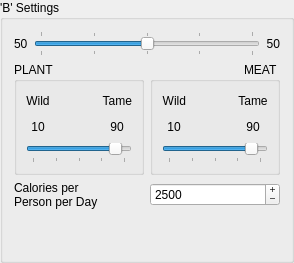
         <widget class="QGroupBox" name="diet_comp_box_6">
          <property name="sizePolicy">
           <sizepolicy hsizetype="Expanding" vsizetype="Fixed">
            <horstretch>0</horstretch>
            <verstretch>0</verstretch>
           </sizepolicy>
          </property>
          <property name="title">
           <string>'B' Settings</string>
          </property>
          <layout class="QGridLayout">
           <item row="2" column="0" colspan="2">
            <layout class="QHBoxLayout">
             <item>
              <widget class="QLabel" name="label6_6">
               <property name="toolTip">
                <string>&lt;html&gt;&lt;head&gt;&lt;meta name=&quot;qrichtext&quot; content=&quot;1&quot; /&gt;&lt;style type=&quot;text/css&quot;&gt;
p, li { white-space: pre-wrap; }
&lt;/style&gt;&lt;/head&gt;&lt;body style=&quot; font-family:'Sans Serif'; font-size:9pt; font-weight:400; font-style:normal; text-decoration:none;&quot;&gt;
&lt;p style=&quot; margin-top:0px; margin-bottom:0px; margin-left:0px; margin-right:0px; -qt-block-indent:0; text-indent:0px;&quot;&gt;Average requirements for each individual&lt;/p&gt;&lt;/body&gt;&lt;/html&gt;</string>
               </property>
               <property name="whatsThis">
                <string>&lt;html&gt;&lt;head&gt;&lt;meta name=&quot;qrichtext&quot; content=&quot;1&quot; /&gt;&lt;style type=&quot;text/css&quot;&gt;
p, li { white-space: pre-wrap; }
&lt;/style&gt;&lt;/head&gt;&lt;body style=&quot; font-family:'Sans Serif'; font-size:9pt; font-weight:400; font-style:normal; text-decoration:none;&quot;&gt;
&lt;p style=&quot; margin-top:0px; margin-bottom:0px; margin-left:0px; margin-right:0px; -qt-block-indent:0; text-indent:0px;&quot;&gt;This figure is an average only.  In the future, I hope to be able to implement a feature whereby the human population is modelled, and account for different requirements of men, adult women, pregnant women, lactating women, and children.&lt;/p&gt;&lt;/body&gt;&lt;/html&gt;</string>
               </property>
               <property name="text">
                <string>Calories per
Person per Day</string>
               </property>
               <property name="wordWrap">
                <bool>false</bool>
               </property>
              </widget>
             </item>
             <item>
              <widget class="QSpinBox" name="spinBoxDailyCalories_6">
               <property name="toolTip">
                <string>&lt;html&gt;&lt;head&gt;&lt;meta name=&quot;qrichtext&quot; content=&quot;1&quot; /&gt;&lt;style type=&quot;text/css&quot;&gt;
p, li { white-space: pre-wrap; }
&lt;/style&gt;&lt;/head&gt;&lt;body style=&quot; font-family:'Sans Serif'; font-size:9pt; font-weight:400; font-style:normal; text-decoration:none;&quot;&gt;
&lt;p style=&quot; margin-top:0px; margin-bottom:0px; margin-left:0px; margin-right:0px; -qt-block-indent:0; text-indent:0px;&quot;&gt;Set the average number of calories per day required per person&lt;/p&gt;&lt;/body&gt;&lt;/html&gt;</string>
               </property>
               <property name="whatsThis">
                <string>&lt;html&gt;&lt;head&gt;&lt;meta name=&quot;qrichtext&quot; content=&quot;1&quot; /&gt;&lt;style type=&quot;text/css&quot;&gt;
p, li { white-space: pre-wrap; }
&lt;/style&gt;&lt;/head&gt;&lt;body style=&quot; font-family:'Sans Serif'; font-size:9pt; font-weight:400; font-style:normal; text-decoration:none;&quot;&gt;
&lt;p style=&quot; margin-top:0px; margin-bottom:0px; margin-left:0px; margin-right:0px; -qt-block-indent:0; text-indent:0px;&quot;&gt;In future versions of Landuse Analyst, the demographics of the human population will be modelled, but currently the user has to supply one figure for an average number of calories required by a single person on a daily basis.&lt;/p&gt;&lt;/body&gt;&lt;/html&gt;</string>
               </property>
               <property name="buttonSymbols">
                <enum>QAbstractSpinBox::PlusMinus</enum>
               </property>
               <property name="minimum">
                <number>1</number>
               </property>
               <property name="maximum">
                <number>5000</number>
               </property>
               <property name="singleStep">
                <number>1</number>
               </property>
               <property name="value">
                <number>2500</number>
               </property>
              </widget>
             </item>
            </layout>
           </item>
           <item row="1" column="0">
            <widget class="QGroupBox" name="groupplantpercent_6">
             <property name="title">
              <string>PLANT</string>
             </property>
             <layout class="QGridLayout">
              <item row="1" column="1">
               <spacer>
                <property name="orientation">
                 <enum>Qt::Horizontal</enum>
                </property>
                <property name="sizeHint" stdset="0">
                 <size>
                  <width>40</width>
                  <height>20</height>
                 </size>
                </property>
               </spacer>
              </item>
              <item row="1" column="2">
               <widget class="QLabel" name="labelCropTamePercent_6">
                <property name="toolTip">
                 <string>&lt;html&gt;&lt;head&gt;&lt;meta name=&quot;qrichtext&quot; content=&quot;1&quot; /&gt;&lt;style type=&quot;text/css&quot;&gt;
p, li { white-space: pre-wrap; }
&lt;/style&gt;&lt;/head&gt;&lt;body style=&quot; font-family:'Sans Serif'; font-size:9pt; font-weight:400; font-style:normal; text-decoration:none;&quot;&gt;
&lt;p style=&quot; margin-top:0px; margin-bottom:0px; margin-left:0px; margin-right:0px; -qt-block-indent:0; text-indent:0px;&quot;&gt;The percentage of calories of the population's &lt;span style=&quot; font-style:italic; text-decoration: underline;&quot;&gt;plant&lt;/span&gt; portion of the diet that is supplied by domesticated plants (crops).&lt;/p&gt;&lt;/body&gt;&lt;/html&gt;</string>
                </property>
                <property name="text">
                 <string>90</string>
                </property>
                <property name="alignment">
                 <set>Qt::AlignCenter</set>
                </property>
               </widget>
              </item>
              <item row="2" column="0" colspan="3">
               <widget class="QSlider" name="sliderCrop_6">
                <property name="toolTip">
                 <string>&lt;html&gt;&lt;head&gt;&lt;meta name=&quot;qrichtext&quot; content=&quot;1&quot; /&gt;&lt;style type=&quot;text/css&quot;&gt;
p, li { white-space: pre-wrap; }
&lt;/style&gt;&lt;/head&gt;&lt;body style=&quot; font-family:'Sans Serif'; font-size:9pt; font-weight:400; font-style:normal; text-decoration:none;&quot;&gt;
&lt;p style=&quot; margin-top:0px; margin-bottom:0px; margin-left:0px; margin-right:0px; -qt-block-indent:0; text-indent:0px;&quot;&gt;Adjust this slider to set the ratio of Wild:Tame plants in the plant portion of the diet (calories)&lt;/p&gt;&lt;/body&gt;&lt;/html&gt;</string>
                </property>
                <property name="whatsThis">
                 <string>&lt;html&gt;&lt;head&gt;&lt;meta name=&quot;qrichtext&quot; content=&quot;1&quot; /&gt;&lt;style type=&quot;text/css&quot;&gt;
p, li { white-space: pre-wrap; }
&lt;/style&gt;&lt;/head&gt;&lt;body style=&quot; font-family:'Sans Serif'; font-size:9pt; font-weight:400; font-style:normal; text-decoration:none;&quot;&gt;
&lt;p style=&quot; margin-top:0px; margin-bottom:0px; margin-left:0px; margin-right:0px; -qt-block-indent:0; text-indent:0px;&quot;&gt;The Wild to Tame Ratio is the distinction you must make when defining the settlements plant or meat portion of the diet. This setting relies on the assumption that all of their food comes from either wild sources or tame sources. To adjust, simply move the slider left or right, or spin your mouse wheel. &lt;span style=&quot; font-weight:600;&quot;&gt;Note that this setting is based on calories&lt;/span&gt;&lt;/p&gt;&lt;/body&gt;&lt;/html&gt;</string>
                </property>
                <property name="maximum">
                 <number>100</number>
                </property>
                <property name="singleStep">
                 <number>1</number>
                </property>
                <property name="pageStep">
                 <number>1</number>
                </property>
                <property name="value">
                 <number>90</number>
                </property>
                <property name="sliderPosition">
                 <number>90</number>
                </property>
                <property name="orientation">
                 <enum>Qt::Horizontal</enum>
                </property>
                <property name="tickPosition">
                 <enum>QSlider::TicksBelow</enum>
                </property>
                <property name="tickInterval">
                 <number>25</number>
                </property>
               </widget>
              </item>
              <item row="1" column="0">
               <widget class="QLabel" name="labelCropWildPercent_6">
                <property name="toolTip">
                 <string>&lt;html&gt;&lt;head&gt;&lt;meta name=&quot;qrichtext&quot; content=&quot;1&quot; /&gt;&lt;style type=&quot;text/css&quot;&gt;
p, li { white-space: pre-wrap; }
&lt;/style&gt;&lt;/head&gt;&lt;body style=&quot; font-family:'Sans Serif'; font-size:9pt; font-weight:400; font-style:normal; text-decoration:none;&quot;&gt;
&lt;p style=&quot; margin-top:0px; margin-bottom:0px; margin-left:0px; margin-right:0px; -qt-block-indent:0; text-indent:0px;&quot;&gt;The percentage of calories of the population's &lt;span style=&quot; font-style:italic; text-decoration: underline;&quot;&gt;plant&lt;/span&gt; portion of the diet that is supplied by non-domesticated plants.&lt;/p&gt;&lt;/body&gt;&lt;/html&gt;</string>
                </property>
                <property name="text">
                 <string>10</string>
                </property>
                <property name="alignment">
                 <set>Qt::AlignCenter</set>
                </property>
               </widget>
              </item>
              <item row="0" column="0">
               <widget class="QLabel" name="label_29">
                <property name="text">
                 <string>Wild</string>
                </property>
                <property name="alignment">
                 <set>Qt::AlignCenter</set>
                </property>
               </widget>
              </item>
              <item row="0" column="2">
               <widget class="QLabel" name="label_30">
                <property name="text">
                 <string>Tame</string>
                </property>
                <property name="alignment">
                 <set>Qt::AlignRight|Qt::AlignTrailing|Qt::AlignVCenter</set>
                </property>
               </widget>
              </item>
              <item row="0" column="1">
               <spacer>
                <property name="orientation">
                 <enum>Qt::Horizontal</enum>
                </property>
                <property name="sizeHint" stdset="0">
                 <size>
                  <width>40</width>
                  <height>20</height>
                 </size>
                </property>
               </spacer>
              </item>
             </layout>
            </widget>
           </item>
           <item row="0" column="0" colspan="2">
            <layout class="QHBoxLayout">
             <item>
              <widget class="QLabel" name="labelCropPercent_6">
               <property name="toolTip">
                <string>&lt;html&gt;&lt;head&gt;&lt;meta name=&quot;qrichtext&quot; content=&quot;1&quot; /&gt;&lt;style type=&quot;text/css&quot;&gt;
p, li { white-space: pre-wrap; }
&lt;/style&gt;&lt;/head&gt;&lt;body style=&quot; font-family:'Sans Serif'; font-size:9pt; font-weight:400; font-style:normal; text-decoration:none;&quot;&gt;
&lt;p style=&quot; margin-top:0px; margin-bottom:0px; margin-left:0px; margin-right:0px; -qt-block-indent:0; text-indent:0px;&quot;&gt;The percentage of calories of the populations diet that is supplied by food that comes from plants.&lt;/p&gt;&lt;/body&gt;&lt;/html&gt;</string>
               </property>
               <property name="text">
                <string>50</string>
               </property>
              </widget>
             </item>
             <item>
              <widget class="QSlider" name="sliderDiet_6">
               <property name="toolTip">
                <string>&lt;html&gt;&lt;head&gt;&lt;meta name=&quot;qrichtext&quot; content=&quot;1&quot; /&gt;&lt;style type=&quot;text/css&quot;&gt;
p, li { white-space: pre-wrap; }
&lt;/style&gt;&lt;/head&gt;&lt;body style=&quot; font-family:'Sans Serif'; font-size:9pt; font-weight:400; font-style:normal; text-decoration:none;&quot;&gt;
&lt;p style=&quot; margin-top:0px; margin-bottom:0px; margin-left:0px; margin-right:0px; -qt-block-indent:0; text-indent:0px;&quot;&gt;Adjust this slider to set the ratio of Plant:Meat plants in the diet (calories)&lt;/p&gt;&lt;/body&gt;&lt;/html&gt;</string>
               </property>
               <property name="whatsThis">
                <string>&lt;html&gt;&lt;head&gt;&lt;meta name=&quot;qrichtext&quot; content=&quot;1&quot; /&gt;&lt;style type=&quot;text/css&quot;&gt;
p, li { white-space: pre-wrap; }
&lt;/style&gt;&lt;/head&gt;&lt;body style=&quot; font-family:'Sans Serif'; font-size:9pt; font-weight:400; font-style:normal; text-decoration:none;&quot;&gt;
&lt;p style=&quot; margin-top:0px; margin-bottom:0px; margin-left:0px; margin-right:0px; -qt-block-indent:0; text-indent:0px;&quot;&gt;Set the overall division in the diet as a ratio between calories provided by &lt;span style=&quot; font-weight:600; color:#0000ff;&quot;&gt;Plants&lt;/span&gt; and calories provided by &lt;span style=&quot; font-weight:600; color:#0000ff;&quot;&gt;Meat&lt;/span&gt; with the top slider. You can either click and drag with the mouse, or use the mouse wheel. As you slide it, you will see that the percentages for both are automatically adjusted. This setting includes food from both wild and tame sources.&lt;/p&gt;
&lt;p style=&quot;-qt-paragraph-type:empty; margin-top:0px; margin-bottom:0px; margin-left:0px; margin-right:0px; -qt-block-indent:0; text-indent:0px;&quot;&gt;&lt;/p&gt;
&lt;p style=&quot; margin-top:0px; margin-bottom:0px; margin-left:0px; margin-right:0px; -qt-block-indent:0; text-indent:0px;&quot;&gt;The Plant to Meat Ratio is the primary distinction you must make when defining the settlements diet. This setting relies on the assumption that all food comes from either plants or animals, regardless of whether or not it is tame or wild. &lt;span style=&quot; font-weight:600; color:#0000ff;&quot;&gt;Note that this setting is based on calories&lt;/span&gt;&lt;/p&gt;&lt;/body&gt;&lt;/html&gt;</string>
               </property>
               <property name="maximum">
                <number>100</number>
               </property>
               <property name="singleStep">
                <number>1</number>
               </property>
               <property name="pageStep">
                <number>1</number>
               </property>
               <property name="value">
                <number>50</number>
               </property>
               <property name="sliderPosition">
                <number>50</number>
               </property>
               <property name="orientation">
                <enum>Qt::Horizontal</enum>
               </property>
               <property name="tickPosition">
                <enum>QSlider::TicksBothSides</enum>
               </property>
               <property name="tickInterval">
                <number>25</number>
               </property>
              </widget>
             </item>
             <item>
              <widget class="QLabel" name="labelMeatPercent_6">
               <property name="toolTip">
                <string>&lt;html&gt;&lt;head&gt;&lt;meta name=&quot;qrichtext&quot; content=&quot;1&quot; /&gt;&lt;style type=&quot;text/css&quot;&gt;
p, li { white-space: pre-wrap; }
&lt;/style&gt;&lt;/head&gt;&lt;body style=&quot; font-family:'Sans Serif'; font-size:9pt; font-weight:400; font-style:normal; text-decoration:none;&quot;&gt;
&lt;p style=&quot; margin-top:0px; margin-bottom:0px; margin-left:0px; margin-right:0px; -qt-block-indent:0; text-indent:0px;&quot;&gt;The percentage of calories of the populations diet that is supplied by food that comes from animals.&lt;/p&gt;&lt;/body&gt;&lt;/html&gt;</string>
               </property>
               <property name="text">
                <string>50</string>
               </property>
               <property name="alignment">
                <set>Qt::AlignRight|Qt::AlignTrailing|Qt::AlignVCenter</set>
               </property>
              </widget>
             </item>
            </layout>
           </item>
           <item row="1" column="1">
            <widget class="QGroupBox" name="groupmeatpercent_6">
             <property name="layoutDirection">
              <enum>Qt::RightToLeft</enum>
             </property>
             <property name="title">
              <string>MEAT</string>
             </property>
             <layout class="QGridLayout">
              <item row="0" column="0">
               <widget class="QLabel" name="label_31">
                <property name="text">
                 <string>Tame</string>
                </property>
                <property name="alignment">
                 <set>Qt::AlignCenter</set>
                </property>
               </widget>
              </item>
              <item row="1" column="1">
               <spacer>
                <property name="orientation">
                 <enum>Qt::Horizontal</enum>
                </property>
                <property name="sizeHint" stdset="0">
                 <size>
                  <width>40</width>
                  <height>20</height>
                 </size>
                </property>
               </spacer>
              </item>
              <item row="1" column="2">
               <widget class="QLabel" name="labelMeatWildPercent_6">
                <property name="toolTip">
                 <string>&lt;html&gt;&lt;head&gt;&lt;meta name=&quot;qrichtext&quot; content=&quot;1&quot; /&gt;&lt;style type=&quot;text/css&quot;&gt;
p, li { white-space: pre-wrap; }
&lt;/style&gt;&lt;/head&gt;&lt;body style=&quot; font-family:'Sans Serif'; font-size:9pt; font-weight:400; font-style:normal; text-decoration:none;&quot;&gt;
&lt;p style=&quot; margin-top:0px; margin-bottom:0px; margin-left:0px; margin-right:0px; -qt-block-indent:0; text-indent:0px;&quot;&gt;The percentage of calories of the population's &lt;span style=&quot; font-style:italic; text-decoration: underline;&quot;&gt;meat&lt;/span&gt; portion of the diet that is supplied by non-domesticated animals.  (Hunting, fishing, scavenging, etc.)&lt;/p&gt;&lt;/body&gt;&lt;/html&gt;</string>
                </property>
                <property name="text">
                 <string>10</string>
                </property>
                <property name="alignment">
                 <set>Qt::AlignCenter</set>
                </property>
               </widget>
              </item>
              <item row="0" column="2">
               <widget class="QLabel" name="label_32">
                <property name="text">
                 <string>Wild</string>
                </property>
                <property name="alignment">
                 <set>Qt::AlignRight|Qt::AlignTrailing|Qt::AlignVCenter</set>
                </property>
               </widget>
              </item>
              <item row="1" column="0">
               <widget class="QLabel" name="labelMeatTamePercent_6">
                <property name="toolTip">
                 <string>&lt;html&gt;&lt;head&gt;&lt;meta name=&quot;qrichtext&quot; content=&quot;1&quot; /&gt;&lt;style type=&quot;text/css&quot;&gt;
p, li { white-space: pre-wrap; }
&lt;/style&gt;&lt;/head&gt;&lt;body style=&quot; font-family:'Sans Serif'; font-size:9pt; font-weight:400; font-style:normal; text-decoration:none;&quot;&gt;
&lt;p style=&quot; margin-top:0px; margin-bottom:0px; margin-left:0px; margin-right:0px; -qt-block-indent:0; text-indent:0px;&quot;&gt;The percentage of calories of the population's &lt;span style=&quot; font-style:italic; text-decoration: underline;&quot;&gt;meat&lt;/span&gt; portion of the diet that is supplied by domesticated animals.&lt;/p&gt;&lt;/body&gt;&lt;/html&gt;</string>
                </property>
                <property name="layoutDirection">
                 <enum>Qt::LeftToRight</enum>
                </property>
                <property name="text">
                 <string>90</string>
                </property>
                <property name="alignment">
                 <set>Qt::AlignCenter</set>
                </property>
               </widget>
              </item>
              <item row="2" column="0" colspan="3">
               <widget class="QSlider" name="sliderMeat_6">
                <property name="toolTip">
                 <string>&lt;html&gt;&lt;head&gt;&lt;meta name=&quot;qrichtext&quot; content=&quot;1&quot; /&gt;&lt;style type=&quot;text/css&quot;&gt;
p, li { white-space: pre-wrap; }
&lt;/style&gt;&lt;/head&gt;&lt;body style=&quot; font-family:'Sans Serif'; font-size:9pt; font-weight:400; font-style:normal; text-decoration:none;&quot;&gt;
&lt;p style=&quot; margin-top:0px; margin-bottom:0px; margin-left:0px; margin-right:0px; -qt-block-indent:0; text-indent:0px;&quot;&gt;Adjust this slider to set the ratio of Wild:Tame animals in the meat portion of the diet (calories)&lt;/p&gt;&lt;/body&gt;&lt;/html&gt;</string>
                </property>
                <property name="whatsThis">
                 <string>&lt;html&gt;&lt;head&gt;&lt;meta name=&quot;qrichtext&quot; content=&quot;1&quot; /&gt;&lt;style type=&quot;text/css&quot;&gt;
p, li { white-space: pre-wrap; }
&lt;/style&gt;&lt;/head&gt;&lt;body style=&quot; font-family:'Sans Serif'; font-size:9pt; font-weight:400; font-style:normal; text-decoration:none;&quot;&gt;
&lt;p style=&quot; margin-top:0px; margin-bottom:0px; margin-left:0px; margin-right:0px; -qt-block-indent:0; text-indent:0px;&quot;&gt;The Wild to Tame Ratio is the distinction you must make when defining the settlements plant or meat portion of the diet. This setting relies on the assumption that all of their food comes from either wild sources or tame sources. To adjust, simply move the slider left or right, or spin your mouse wheel. &lt;span style=&quot; font-weight:600;&quot;&gt;Note that this setting is based on calories&lt;/span&gt;&lt;/p&gt;&lt;/body&gt;&lt;/html&gt;</string>
                </property>
                <property name="layoutDirection">
                 <enum>Qt::LeftToRight</enum>
                </property>
                <property name="maximum">
                 <number>100</number>
                </property>
                <property name="singleStep">
                 <number>1</number>
                </property>
                <property name="pageStep">
                 <number>1</number>
                </property>
                <property name="value">
                 <number>90</number>
                </property>
                <property name="sliderPosition">
                 <number>90</number>
                </property>
                <property name="orientation">
                 <enum>Qt::Horizontal</enum>
                </property>
                <property name="tickPosition">
                 <enum>QSlider::TicksBelow</enum>
                </property>
                <property name="tickInterval">
                 <number>25</number>
                </property>
               </widget>
              </item>
              <item row="0" column="1">
               <spacer>
                <property name="orientation">
                 <enum>Qt::Horizontal</enum>
                </property>
                <property name="sizeHint" stdset="0">
                 <size>
                  <width>40</width>
                  <height>20</height>
                 </size>
                </property>
               </spacer>
              </item>
             </layout>
            </widget>
           </item>
           <item row="3" column="0" colspan="2">
            <spacer>
             <property name="orientation">
              <enum>Qt::Vertical</enum>
             </property>
             <property name="sizeHint" stdset="0">
              <size>
               <width>20</width>
               <height>40</height>
              </size>
             </property>
            </spacer>
           </item>
          </layout>
         </widget>
